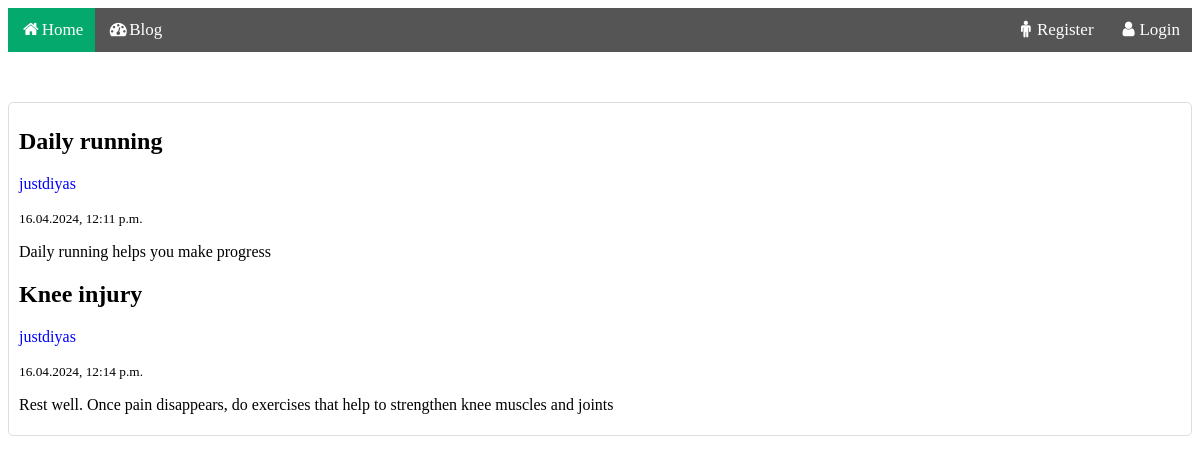
Page /home/blog/ on the earlier database version.
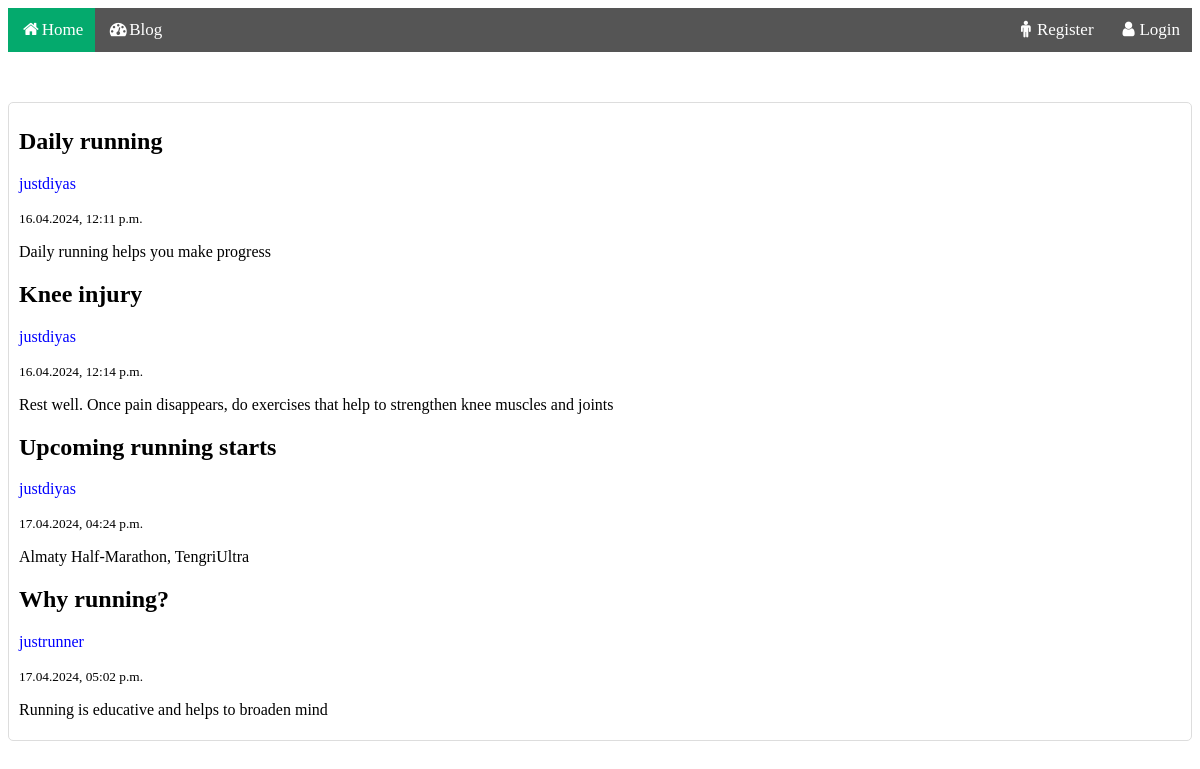
Same page on the later database version.
### blog/models.py (models this page shows, shortened)
class Post(models.Model):
    title = models.CharField(max_length=100)
    author = models.ForeignKey(User, on_delete=models.CASCADE)
    content = models.TextField()
    publication_date = models.DateTimeField(default=timezone.now)

### blog/views.py (the view)
# urls.py: path('blog/', views.mainListView.as_view(), name='blog-main'),
class mainListView(generic.ListView):
    template_name = 'blog/base_blog.html'
    queryset = Post.objects.all()

### blog/templates/blog/base_blog.html (shortened to what this page needs)
{% load static %}
<!DOCTYPE html>
<html lang="en-US">
<head>
    <link rel="stylesheet" type="text/css" href="{% static 'blog/base.css' %}"/>
    <link rel="stylesheet" href="https://cdnjs.cloudflare.com/ajax/libs/font-awesome/4.7.0/css/font-awesome.min.css">
</head>
<body>
    <div class="navbar">
        <a class="active" href="{% url 'blog:blog-home' %}"><i class="fa fa-fw fa-home"></i>Home</a>
        <a href="{% url 'blog:blog-main' %}"><i class="fa fa-fw fa-dashboard"></i>Blog</a>
        {% if user.is_authenticated %}
            <a href="#"><i class="fa fa-fw fa-info"></i>Profile</a>
            <a href="{% url 'user:user-logout' %}" class="split"><i class="fa fa-fw fa-sign-out"></i>Logout</a>
        {% else %}
            <a href="{% url 'user:user-login' %}" class="split"><i class="fa fa-fw fa-user"></i>Login</a>
            <a href="{% url 'user:user-register' %}" class="split"><i class="fa fa-fw fa-male"></i>Register</a>
        {% endif %}
    </div>
    <div class="content-section">
    {% block content %}
        {% for post in post_list %}
            <h2>{{ post.title }}</h2>
            <p style="color:blue">{{ post.author }}</p>
            <small class="text-muted">{{ post.publication_date|date:'d.m.Y, h:i a' }}</small>
            <p> {{ post.content }}</p>
        {% empty %}
            <p>No posts yet.</p>
        {% endfor %}
    {% endblock content %}
    </div>
</body>
</html>

### blog/static/blog/base.css (style rules this page uses)
.navbar { width: 100%; background-color: #555; overflow: auto; }
.navbar a { float: left; text-align: center; padding: 12px; color: white; text-decoration: none; font-size: 17px; }
.navbar a.split { float: right; }
.active { background-color: #04AA6D; }
.content-section { background: #ffffff; padding: 5px 10px; border: 1px solid #dddddd; border-radius: 5px; margin-top: 50px; margin-bottom: 20px; }

Differences in the rows shown:
added Post: title "Upcoming running starts", author "justdiyas", publication_date "17.04.2024, 04:24 p.m.", content "Almaty Half-Marathon, TengriUltra"
added Post: title "Why running?", author "justrunner", publication_date "17.04.2024, 05:02 p.m.", content "Running is educative and helps to broaden mind"
